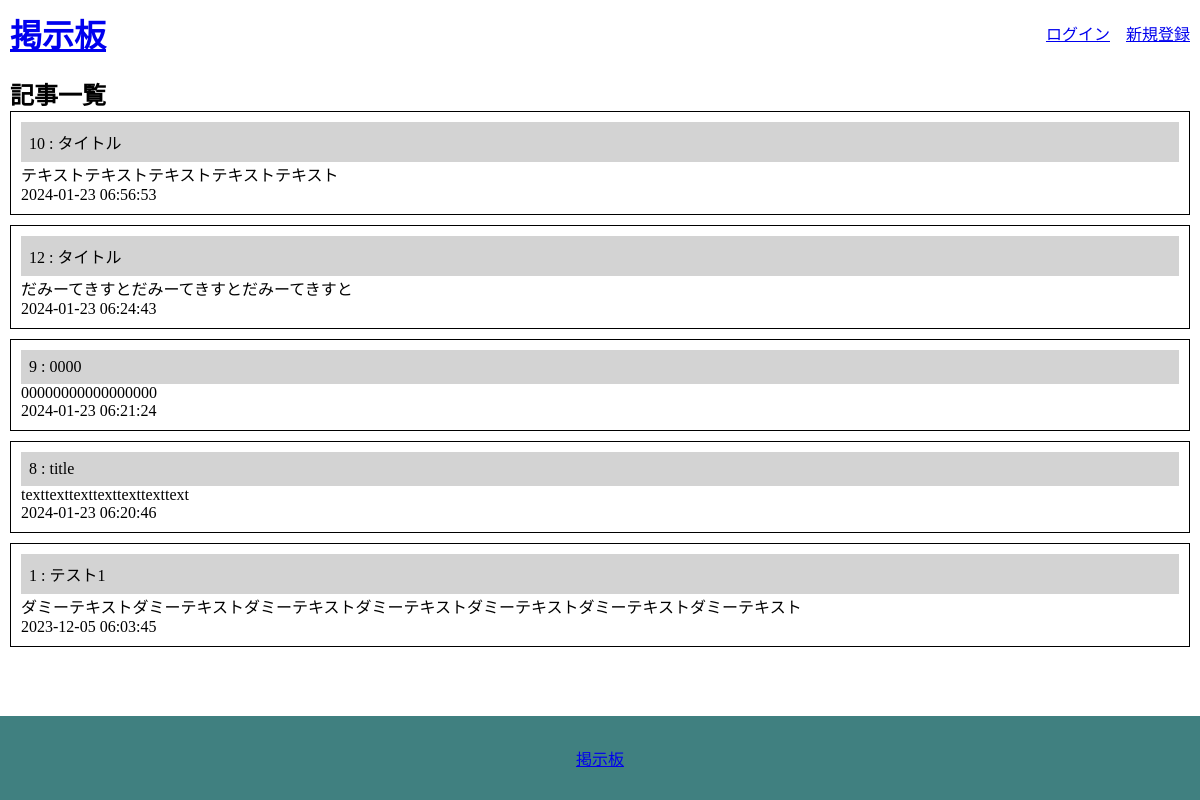
/top.php, run on an earlier commit of the app's database.
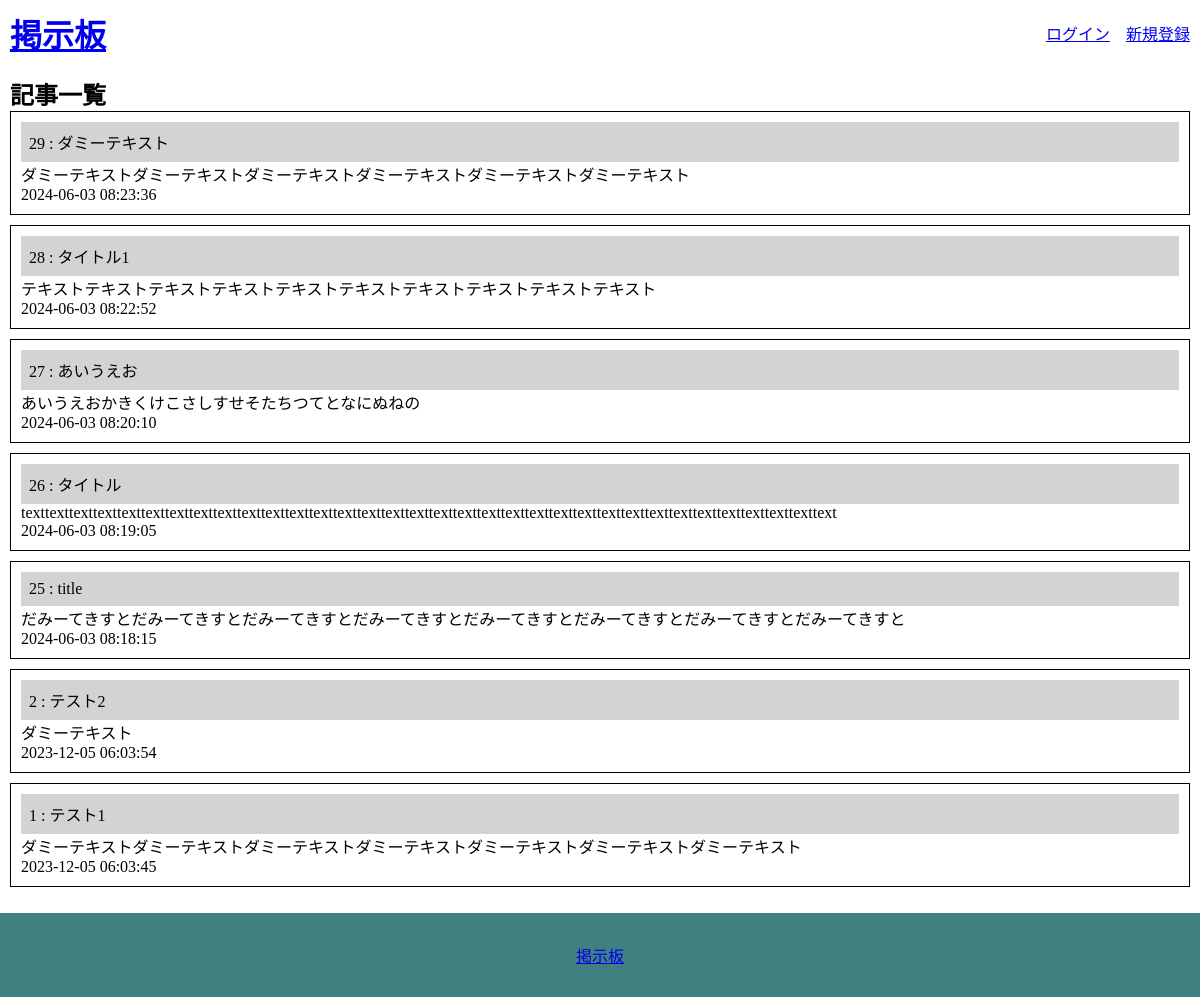
And on a later commit of the database.
### tables this page shows
CREATE TABLE `board` (
  `id` int(11) NOT NULL,
  `user_key` text NOT NULL,
  `title` varchar(20) NOT NULL,
  `body` text NOT NULL,
  `date` datetime NOT NULL
);

### top.php (called while the page is built, shortened)
<?php
include_once('./model/functions.php');
    $connection = start_db();
    $sql = 'SELECT * FROM `board` ORDER BY `board`.`date` DESC';
    $data = get_data($connection,$sql);
include_once('./view/view-top.php');

### model/functions.php (called while the page is built, shortened)
<?php
function get_data($connection,$sql){
    mysqli_set_charset($connection, "utf8");
    $result = mysqli_query( $connection, $sql);
    $data = [];
    while ($row = mysqli_fetch_assoc($result)) {
        $data[] = $row;
    }
    return $data;
}

### view/view-top.php (the view, shortened to what this page needs)
<!DOCTYPE html>
<html lang="ja">
<head>
    <?php include(dirname(__FILE__) . '/head.php'); ?>
</head>
<body>
    <?php include(dirname(__FILE__) . '/header.php'); ?>
    <main>
        <h2>記事一覧</h2>
        <?php foreach($data as $key=>$value) {?>
        <div class="post">
            <h2 class="post-title">
                <?php echo $value['id'] ?>
                :
                <?php echo $value['title'];?>
            </h2>
            <div class="post-body"><?php echo $value['body']; ?></div>
            <div class="post-date"><?php echo $value['date']; ?></div>
        </div>
        <?php  }?>
    </main>
    <?php include(dirname(__FILE__) . '/footer.php'); ?>
</body>
</html>

### view/head.php
<link rel="stylesheet" href="./css/style.css">

### view/header.php
<header>
     <?php if(isset($_SESSION["user_key"])): ?>
         <h1><a href="./top.php">掲示板</a></h1>
         <ul>
             <li><a href="./logout.php">ログアウト</a></li>
         </ul>
     <?php else: ?>
         <h1><a href="./top.php">掲示板</a></h1>
         <ul>
             <li><a href="./login.php">ログイン</a></li>
             <li><a href="./signup.php">新規登録</a></li>
         </ul>
     <?php endif; ?>
 </header>

### view/footer.php (shortened to what this page needs)
<footer>
   <?php if(isset($_SESSION["user_key"])): ?>
        <ul>
            <li><a href="./top.php">掲示板</a></li>
            <li><a href="./mypage.php">自分の投稿</a></li>
            <li><a href="./favorite_page.php">いいねをつけた</a></li>
            <li><a href="./insert.php">投稿する</a></li>
        </ul>
    <?php else: ?>
        <ul>
            <li><a href="./top.php">掲示板</a></li>
        </ul>
    <?php endif; ?>
</footer>

### css/style.css (style rules this page uses)
* { margin: 0; padding: 0; }
body { padding-bottom: 90px; }
main { padding: 10px; }
header { margin: 10px; display: flex; justify-content: space-between; align-items: center; }
header ul { display: flex; list-style: none; column-gap: 1rem; }
footer { padding: 30px 0; position: fixed; bottom: 0; width: 100%; background-color: rgba(64,128,128,1); display: flex; justify-content: center; align-items: center; }
footer ul { display: flex; list-style: none; column-gap: 1rem; justify-content: center; }
.post { padding: 10px; margin: 0 0 10px 0; border: 1px solid #000; }
.post-title { font-size: 16px; font-weight: normal; background-color: lightgrey; padding: 0.5em; }

What changed in the data, as far as the page shows it:
removed board: id "10", title "タイトル", body "テキストテキストテキストテキストテキスト", date "2024-01-23 06:56:53"
removed board: id "12", title "タイトル", body "だみーてきすとだみーてきすとだみーてきすと", date "2024-01-23 06:24:43"
removed board: id "9", title "0000", body "00000000000000000", date "2024-01-23 06:21:24"
removed board: id "8", title "title", body "texttexttexttexttexttexttext", date "2024-01-23 06:20:46"
added board: id "29", title "ダミーテキスト", body "ダミーテキストダミーテキストダミーテキストダミーテキストダミーテキストダミーテキスト", date "2024-06-03 08:23:36"
added board: id "28", title "タイトル1", body "テキストテキストテキストテキストテキストテキストテキストテキストテキストテキスト", date "2024-06-03 08:22:52"
added board: id "27", title "あいうえお", body "あいうえおかきくけこさしすせそたちつてとなにぬねの", date "2024-06-03 08:20:10"
added board: id "26", title "タイトル", body "texttexttexttexttexttexttexttexttexttexttexttexttexttexttexttexttexttexttexttexttexttexttexttexttexttexttexttexttexttexttexttexttexttext", date "2024-06-03 08:19:05"
added board: id "25", title "title", body "だみーてきすとだみーてきすとだみーてきすとだみーてきすとだみーてきすとだみーてきすとだみーてきすとだみーてきすと", date "2024-06-03 08:18:15"
added board: id "2", title "テスト2", body "ダミーテキスト", date "2023-12-05 06:03:54"
